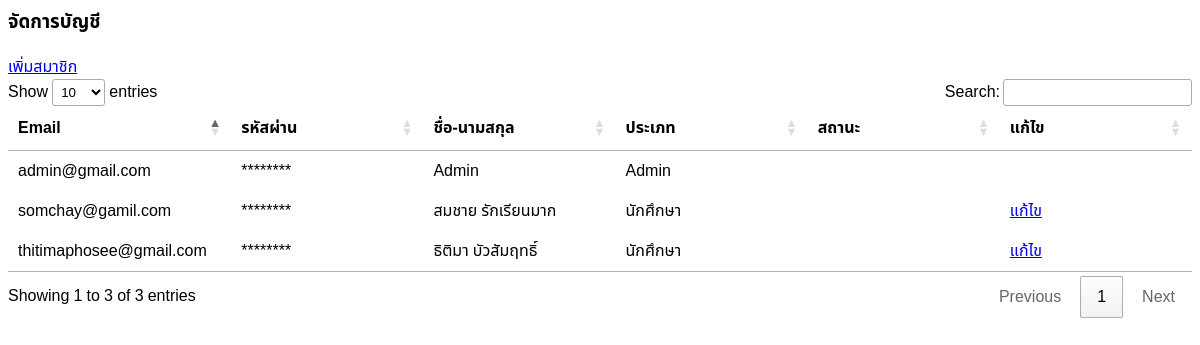
Page /admin/ManageAdmin.php on the earlier database version.
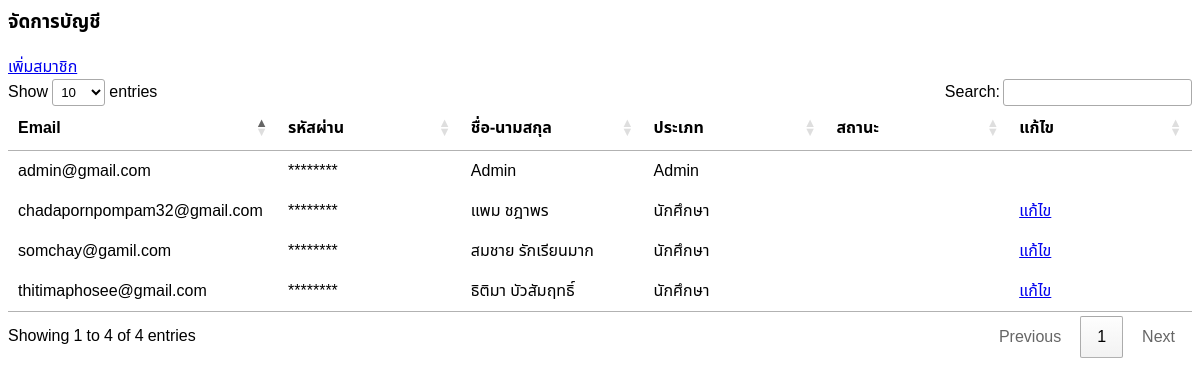
Same page on the later database version.
### tables this page shows
CREATE TABLE `user` (
  `ID` int(11) NOT NULL,
  `Password` varchar(100) NOT NULL,
  `Firstname` varchar(255) NOT NULL,
  `email` varchar(255) NOT NULL,
  `sex` int(1) NOT NULL,
  `category_id` int(11) DEFAULT NULL,
  `majer` varchar(255) DEFAULT NULL,
  `img` varchar(255) DEFAULT NULL,
  `Tel` varchar(10) NOT NULL,
  `Userlevel` int(1) NOT NULL,
  `status` int(1) NOT NULL DEFAULT 0
);

### admin/ManageAdmin.php (the view, shortened to what this page needs)
<link rel="stylesheet" type="text/css" href="https://cdn.datatables.net/1.11.3/css/jquery.dataTables.css">
<!DOCTYPE html PUBLIC "-//W3C//DTD XHTML 1.0 Transitional//EN" "http://www.w3.org/TR/xhtml1/DTD/xhtml1-transitional.dtd">
<html lang="en">
<head>
</head>
<body>
        <div class="content">
            <div class="container-fluid">
                            <div class="header">
                            <div class="card">
                            <div class="card-header py-3 d-flex flex-row align-items-center justify-content-between">
                                <h3 class="title">จัดการบัญชี</h3>
                                <a href="index_admin.php?p=new" class="pull-right btn btn-primary"><span class="glyphicon glyphicon-plus"></span> เพิ่มสมาชิก</a>
                            </div>
                            <div class="content">
                                <div class="content table-responsive table-full-width">
                                <table id="example"  class="table table-striped">
                                    <?php
                                            require_once("../config/server.php");
                                            $sql = "SELECT * FROM user Where email != '".$_SESSION['email']."' order by Userlevel DESC";
                                            $query = mysqli_query($conn,$sql);
                                        ?>
                                    <form name="frmMain" method="post" action="<?php echo $_SERVER["PHP_SELF"];?>">
                                    <thead>
                                        <th width="15%"><b>Email</b></th>
                                        <th width="15%"><b>รหัสผ่าน</b></th>
                                    	<th width="15%"><b>ชื่อ-นามสกุล</b></th>
                                        <th width="15%"><b>ประเภท</b></th>
                                        <th width="15%"><b>สถานะ</b></th>
                                        <th width="15%"><b>แก้ไข</b></th>
                                    </thead>
                                    <tbody>
                                        <?php
                                        while($result=mysqli_fetch_array($query,MYSQLI_ASSOC))
                                        {?>
                                        <tr>
                                            <td><?php echo $result["email"];?></td>
                                        	<td>********</td>
                                        	<td><?php echo $result["Firstname"];?></td>
                                            <td><?php if($result["Userlevel"]==1){
                                                echo 'Admin';
                                            }else{
                                                echo 'นักศึกษา';
                                            };?>
                                            </td>
                                            <td align="center">
                                            </td>
                                            <td>
                                            <?php if($result['Userlevel'] == 2){?>
                                            <a class="btn btn-primary" href="index_admin.php?p=edituser&UserID=<?php echo $result["ID"];?>">
                                             แก้ไข</a>&nbsp;&nbsp;
                                            <?php } ?>
                                            </td>
                                        </tr>
                                        <?php
                                        }
                                        ?>
                                    </tbody>
                                </form></table>
                                </div>
                            </div>
                        </div>
            </div>
</html>

Differences in the rows shown:
added user: email "chadapornpompam32@gmail.com", Firstname "แพม ชฎาพร", Userlevel "นักศึกษา"
Other differences:
text written by a page script: "Show entries Search: Showing 1 to 3 of 3 entries Previous 1 Next" → "Show entries Search: Showing 1 to 4 of 4 entries Previous 1 Next"
